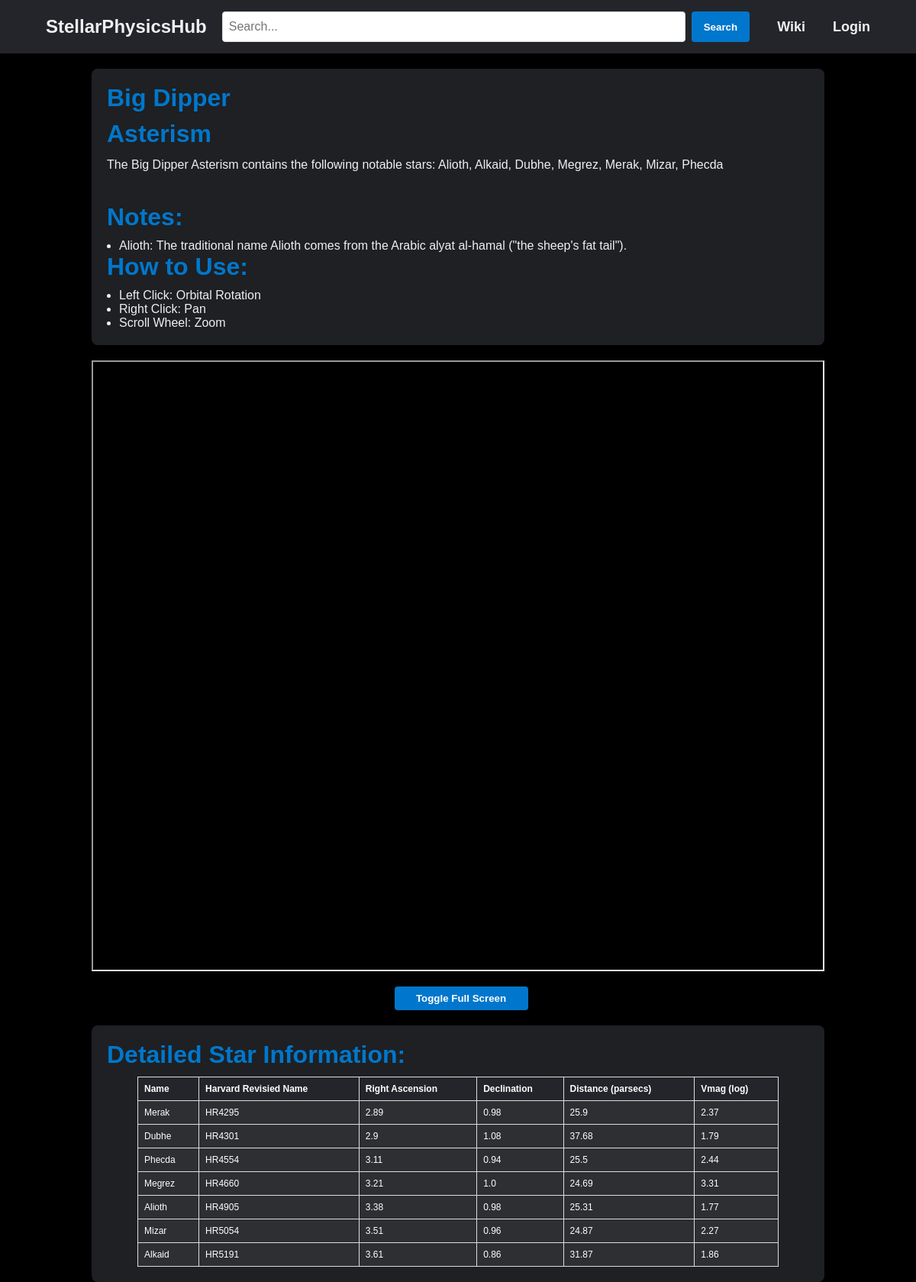
Page /asterism/Big Dipper on the committed database.
### models.py (models this page shows)
class Asterism(db.Model):
    id = db.Column(db.Integer, primary_key=True)
    name = db.Column(db.String(50), nullable=False)
    description = db.Column(db.Text, nullable=True)
    stars = db.relationship('Star', backref='asterism', lazy=True)
    contributor_id = db.Column(db.Integer, db.ForeignKey('user.id'))
    contributor = db.relationship('User', backref='asterisms', lazy=True)

class Star(db.Model):
    id = db.Column(db.Integer, primary_key=True)
    alt_name = db.Column(db.String(50), nullable=True)
    hr_name = db.Column(db.String(50), nullable=False)
    common_name = db.Column(db.String(50), nullable=True)
    right_acension = db.Column(db.Float(), nullable=False)
    declination = db.Column(db.Float(), nullable=False)
    bv_colour = db.Column(db.Float(), nullable=False)
    vmag = db.Column(db.Float(), nullable=True)
    parsecs = db.Column(db.Float(), nullable=False)
    note = db.Column(db.Text(), nullable=True)
    source = db.Column(db.Text(), nullable=True)
    constellation_id = db.Column(db.Integer, db.ForeignKey('constellation.id'))
    asterism_id = db.Column(db.Integer, db.ForeignKey('asterism.id'))

### app.py (the view)
@app.route('/asterism/<name>')
def asterism(name):
    layout = 'layout_logged_in.html' if current_user.is_authenticated else 'layout.html'
    constellation_names = [constellation.name for constellation in Constellation.query.all()]
    asterism_names = [asterism.name for asterism in Asterism.query.all()]
    objects = asterism_names + constellation_names
    asterism = Asterism.query.filter_by(name=name).first_or_404()
    stars = Star.query.filter_by(asterism_id=asterism.id)
    star_details = [
            {
                'name': star.common_name,
                'hr_name': star.hr_name,
                'alt': star.alt_name,
                'notes': star.note,
                'source': star.source,
                'distance': round(star.parsecs, 2),
                'right_ascension': round(star.right_acension, 2),
                'declination': round(star.declination, 2),
                'vmag': star.vmag
                }
            for star in stars
        ]
    star_names = [star.common_name for star in stars if star.common_name is not None and pd.notna(star.common_name)]
    star_names.sort()
    has_notes = any(star.get('notes') for star in star_details)
    return render_template('body.html', body=asterism, stars=star_details, star_names=star_names, has_notes=has_notes, of_type='Asterism', objects=objects, layout=layout)

### templates/body.html (shortened to what this page needs)
{% extends layout %}
{% block body %}
<link rel="stylesheet" type="text/css" href="{{ url_for('static', filename='body.css') }}">
<main>
    <div class="welcome-container">
        <section class="welcome-section">
            <h1>{{ body.name }}</h1>
            <h2>{{ of_type }}</h2>
	    <p>The {{ body.name }} {{ of_type }} contains the following notable stars: {{ star_names | join(', ') }} </p><br>
        </section>{% if has_notes %}
	<div class='spacing'>
    <h3>Notes:</h3>
    <ul>
        {% for star in stars %}
            {% if star.notes %}
                <li>{{ star.name }}: {{ star.notes }}</li>
            {% endif %}
        {% endfor %}
    </ul>
{% endif %}
	<h3>How to Use:</h3>
	<ul>
		<li> Left Click: Orbital Rotation</li>
		<li> Right Click: Pan </li>
		<li> Scroll Wheel: Zoom</li>
	</ul>
	</div>
	</div>
    <div class=frame>
<iframe id='myIframe' src="{{ url_for('static', filename='htmls/' ~ body.name | lower | replace(' ', '_') ~ '_plot.html') }}"
         height="800" frameborder="1"></iframe>
<button style="margin-bottom: 20px; width: 175px;" onclick="toggleFullScreen('myIframe')">Toggle Full Screen</button>
    </div>
    <section class="star-details-section">
        <h3>Detailed Star Information:</h3>
        <table>
            <tr>
                <th>Name</th>
		<th> Harvard Revisied Name</th>
                <th>Right Ascension</th>
                <th>Declination</th>
                <th>Distance (parsecs)</th>
		<th>Vmag (log) </th>
            </tr>
            {% for star in stars %}
                <tr>
                    <td>{{ star.name or star.alt}}</td>
		    <td>{{ star.hr_name }}</td>
                    <td>{{ star.right_ascension }}</td>
                    <td>{{ star.declination }}</td>
                    <td>{{ star.distance }}</td>
		    <td>{{ star.vmag }}</td>
                </tr>
            {% endfor %}
        </table>
    </section>
</main>
{% endblock %}

### static/styles.css (style rules this page uses)
body, html { height: 100%; margin: 0; font-family: 'Montserrat', sans-serif; }
* { box-sizing: border-box; margin: 0; padding: 0; font-family: 'Montserrat', sans-serif; color: #edf0f1; }
button { padding: clamp(4px, 1vw, 8px) clamp(8px, 2vw, 16px); margin-left: clamp(4px, 1vw, 8px); background-color: #0077cc; border: none; border-radius: 4px; cursor: pointer; font-weight: bold; color: white; transition: all 0.3s ease 0s; }

### static/body.css (style rules this page uses)
body { background-color: black; }
main { margin: 20px; color: black; background-color: black; }
li { margin-left: 1rem; }
.welcome-container, .notes-section, .star-details-section { background-color: #1e2023; padding: 20px; border-radius: 8px; margin-bottom: 20px; width: clamp(300px, 80vw, 1440px); display: block; margin: 0 auto; }
.frame { display: flex; flex-direction: column; justify-content: center; align-items: center; height: 100%; margin: auto; }
iframe { margin-top:20px; margin-bottom: 20px; width: clamp(300px, 80vw, 1440px); }
h1, h2, h3 { font-size: clamp(18px, 4vw, 32px); color: #0077cc; margin-bottom: 10px; }
.welcome-section p, .notes-section li { font-size: clamp(14px, 2vw, 16px); line-height: 1.5; }
.spacing { margin-top: 20px; }
table { margin-left: auto; margin-right: auto; width: clamp(200px, 70vw, 1340px); border-collapse: collapse; margin-top: 10px; }
table, th, td { border: 1px solid #ddd; padding: clamp(1px, 1vw, 8px); font-size:clamp(6px, 1vw, 18px); text-align: left; }
th { background-color: #24252A; color: white; }
td { background-color: #2d2f33; color: white; }
table { overflow-x: visible; white-space: wrap; }

### rows in the picture
Asterism: name "Big Dipper"
Star: common_name "Merak", hr_name "HR4295", right_ascension "2.89", declination "0.98", distance "25.9", vmag "2.37"
Star: common_name "Dubhe", hr_name "HR4301", right_ascension "2.9", declination "1.08", distance "37.68", vmag "1.79"
Star: common_name "Phecda", hr_name "HR4554", right_ascension "3.11", declination "0.94", distance "25.5", vmag "2.44"

### other values in the picture
{{ of_type }} "Asterism"
{{ star_names | join(', ') }} "Alioth, Alkaid, Dubhe, Megrez, Merak, Mizar, Phecda"
{{ star.name }} "Alioth"
{{ star.notes }} "The traditional name Alioth comes from the Arabic alyat al-hamal (\"the sheep's fat tail\")."
{{ star.name or star.alt }} "Megrez" "Alioth" "Mizar" "Alkaid"
{{ star.hr_name }} "HR4660" "HR4905" "HR5054" "HR5191"
{{ star.right_ascension }} "3.21" "3.38" "3.51" "3.61"
{{ star.declination }} "1.0" "0.98" "0.96" "0.86"
{{ star.distance }} "24.69" "25.31" "24.87" "31.87"
{{ star.vmag }} "3.31" "1.77" "2.27" "1.86"
